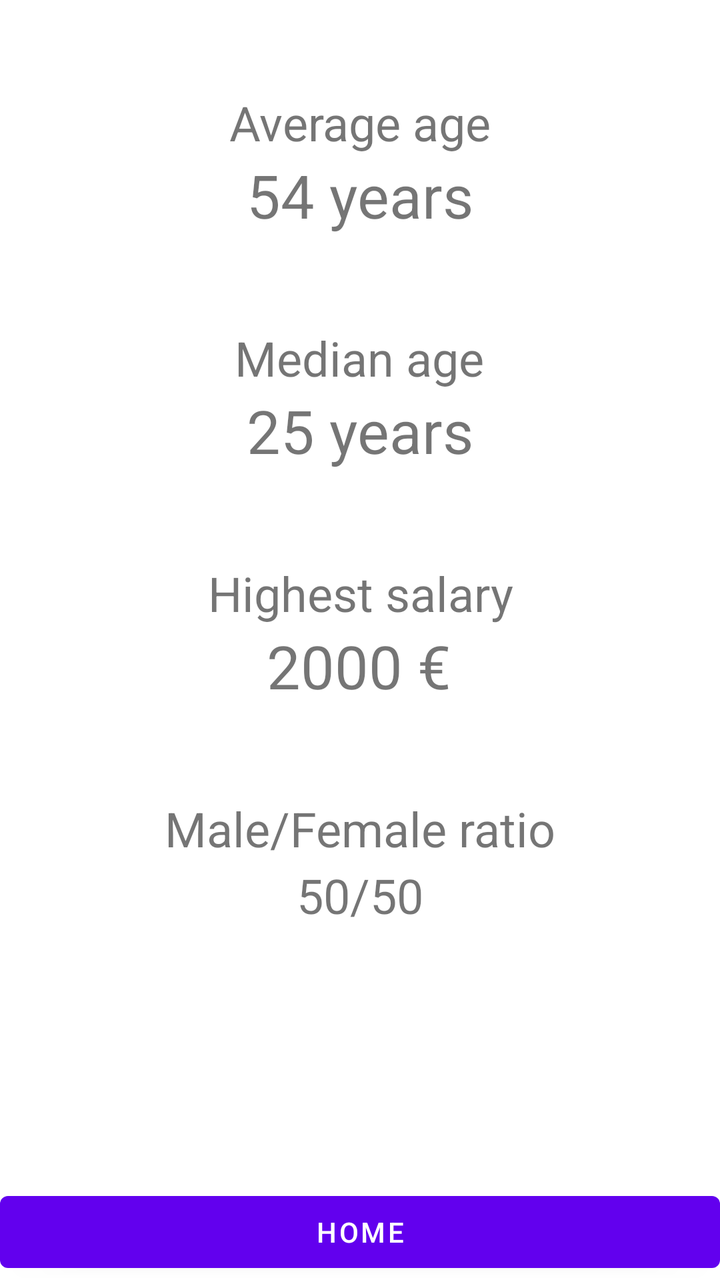
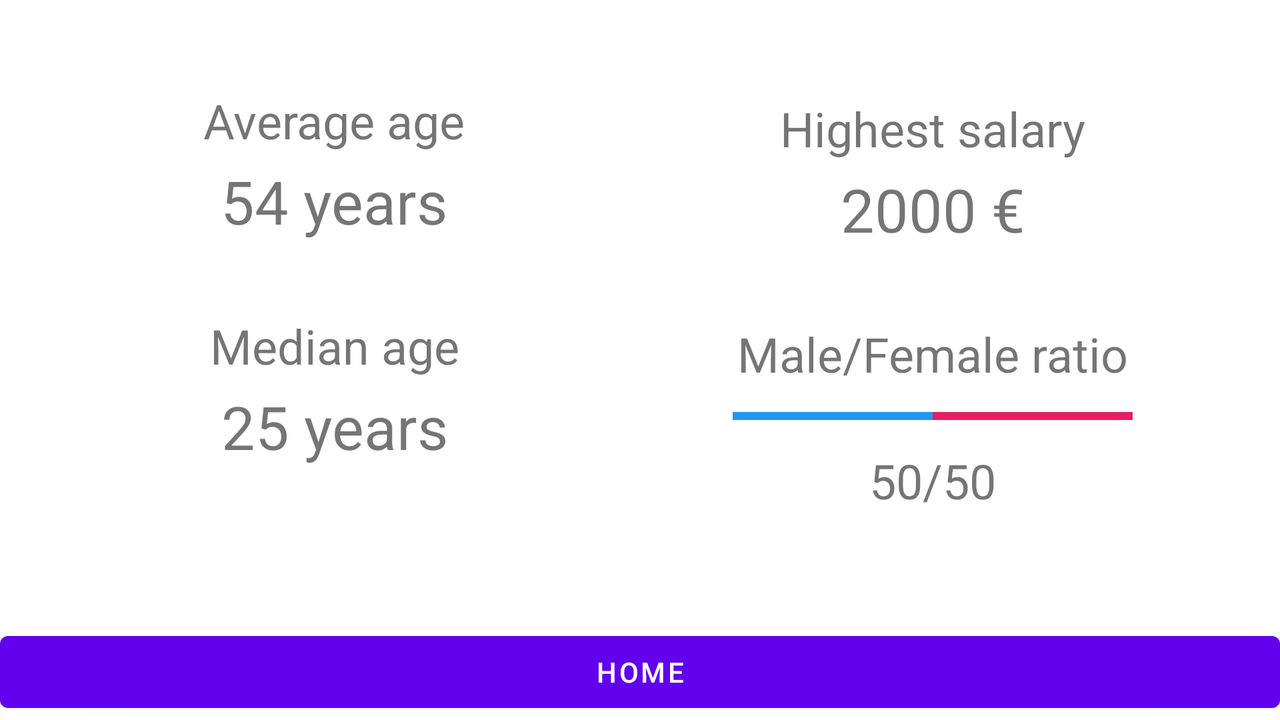

First picture: res/layout/ on a phone held upright. Second picture: the repository's own variant of that layout, on a device whose configuration matches the variant's folder. Source for both follows.
<!-- AndroidManifest.xml: application theme Theme.O7SkillTest -->
<!-- res/layout/activity_analytics.xml -->
<?xml version="1.0" encoding="utf-8"?>
<androidx.constraintlayout.widget.ConstraintLayout xmlns:android="http://schemas.android.com/apk/res/android"
    xmlns:app="http://schemas.android.com/apk/res-auto"
    xmlns:tools="http://schemas.android.com/tools"
    android:layout_width="match_parent"
    android:layout_height="match_parent">

    <TextView
        android:id="@+id/txt_avg_age_label"
        android:layout_width="wrap_content"
        android:layout_height="wrap_content"
        android:layout_marginTop="45dp"
        android:text="Average age"
        android:textSize="24sp"
        app:layout_constraintEnd_toEndOf="parent"
        app:layout_constraintHorizontal_bias="0.501"
        app:layout_constraintStart_toStartOf="parent"
        app:layout_constraintTop_toTopOf="parent" />

    <TextView
        android:id="@+id/txt_avg_age"
        android:layout_width="wrap_content"
        android:layout_height="wrap_content"
        android:text="54 years"
        android:textSize="30sp"
        app:layout_constraintEnd_toEndOf="parent"
        app:layout_constraintHorizontal_bias="0.501"
        app:layout_constraintStart_toStartOf="parent"
        app:layout_constraintTop_toBottomOf="@+id/txt_avg_age_label" />

    <TextView
        android:id="@+id/txt_med_age_label"
        android:layout_width="wrap_content"
        android:layout_height="wrap_content"
        android:layout_marginTop="45dp"
        android:text="Median age"
        android:textSize="24sp"
        app:layout_constraintEnd_toEndOf="parent"
        app:layout_constraintHorizontal_bias="0.498"
        app:layout_constraintStart_toStartOf="parent"
        app:layout_constraintTop_toBottomOf="@+id/txt_avg_age" />

    <TextView
        android:id="@+id/txt_med_age"
        android:layout_width="wrap_content"
        android:layout_height="wrap_content"
        android:text="25 years"
        android:textSize="30sp"
        app:layout_constraintEnd_toEndOf="parent"
        app:layout_constraintHorizontal_bias="0.501"
        app:layout_constraintStart_toStartOf="parent"
        app:layout_constraintTop_toBottomOf="@+id/txt_med_age_label" />

    <TextView
        android:id="@+id/txt_max_salary_label"
        android:layout_width="wrap_content"
        android:layout_height="wrap_content"
        android:layout_marginTop="45dp"
        android:text="Highest salary"
        android:textSize="24sp"
        app:layout_constraintEnd_toEndOf="parent"
        app:layout_constraintHorizontal_bias="0.501"
        app:layout_constraintStart_toStartOf="parent"
        app:layout_constraintTop_toBottomOf="@+id/txt_med_age" />

    <TextView
        android:id="@+id/txt_max_salary"
        android:layout_width="wrap_content"
        android:layout_height="wrap_content"
        android:text="2000 €"
        android:textSize="30sp"
        app:layout_constraintEnd_toEndOf="parent"
        app:layout_constraintHorizontal_bias="0.498"
        app:layout_constraintStart_toStartOf="parent"
        app:layout_constraintTop_toBottomOf="@+id/txt_max_salary_label" />

    <TextView
        android:id="@+id/txt_mf_ratio_label"
        android:layout_width="wrap_content"
        android:layout_height="wrap_content"
        android:layout_marginTop="45dp"
        android:text="Male/Female ratio"
        android:textSize="24sp"
        app:layout_constraintEnd_toEndOf="parent"
        app:layout_constraintHorizontal_bias="0.501"
        app:layout_constraintStart_toStartOf="parent"
        app:layout_constraintTop_toBottomOf="@+id/txt_max_salary" />

    <ProgressBar
        android:id="@+id/pb_mf_ratio"
        style="?android:attr/progressBarStyleHorizontal"
        android:layout_width="200dp"
        android:layout_height="30dp"
        android:progress="50"
        android:progressBackgroundTint="#E91E63"
        android:progressBackgroundTintMode="src_over"
        android:progressTint="#2196F3"
        android:visibility="gone"
        app:layout_constraintEnd_toEndOf="parent"
        app:layout_constraintHorizontal_bias="0.497"
        app:layout_constraintStart_toStartOf="parent"
        app:layout_constraintTop_toBottomOf="@+id/txt_mf_ratio_label" />

    <TextView
        android:id="@+id/txt_mf_ratio"
        android:layout_width="wrap_content"
        android:layout_height="wrap_content"
        android:layout_marginTop="1dp"
        android:text="50/50"
        android:textSize="24sp"
        app:layout_constraintEnd_toEndOf="parent"
        app:layout_constraintStart_toStartOf="parent"
        app:layout_constraintTop_toBottomOf="@+id/pb_mf_ratio" />

    <Button
        android:id="@+id/btn_home"
        android:layout_width="0dp"
        android:layout_height="wrap_content"
        android:text="Home"
        app:layout_constraintBottom_toBottomOf="parent"
        app:layout_constraintEnd_toEndOf="parent"
        app:layout_constraintHorizontal_bias="0.529"
        app:layout_constraintStart_toStartOf="parent" />

</androidx.constraintlayout.widget.ConstraintLayout>
<!-- resources referenced by this layout -->
<resources>
  <style name="Theme.O7SkillTest" parent="Theme.MaterialComponents.DayNight.DarkActionBar">
          
          <item name="colorPrimary">@color/purple_500</item>
          <item name="colorPrimaryVariant">@color/purple_700</item>
          <item name="colorOnPrimary">@color/white</item>
          
          <item name="colorSecondary">@color/teal_200</item>
          <item name="colorSecondaryVariant">@color/teal_700</item>
          <item name="colorOnSecondary">@color/black</item>
          
          <item name="android:statusBarColor" tools:targetApi="l">?attr/colorPrimaryVariant</item>
          
      </style>
</resources>
<!-- res/layout-land/activity_analytics.xml (the repository's variant of the layout above) -->
<!-- drawn on the phone turned sideways -->
<?xml version="1.0" encoding="utf-8"?>
<androidx.constraintlayout.widget.ConstraintLayout xmlns:android="http://schemas.android.com/apk/res/android"
    xmlns:app="http://schemas.android.com/apk/res-auto"
    xmlns:tools="http://schemas.android.com/tools"
    android:layout_width="match_parent"
    android:layout_height="match_parent">

    <TextView
        android:id="@+id/txt_avg_age_label"
        android:layout_width="wrap_content"
        android:layout_height="wrap_content"
        android:layout_marginTop="44dp"
        android:text="Average age"
        android:textSize="24sp"
        app:layout_constraintEnd_toEndOf="parent"
        app:layout_constraintHorizontal_bias="0.2"
        app:layout_constraintStart_toStartOf="parent"
        app:layout_constraintTop_toTopOf="parent" />

    <TextView
        android:id="@+id/txt_avg_age"
        android:layout_width="wrap_content"
        android:layout_height="wrap_content"
        android:layout_marginTop="4dp"
        android:text="54 years"
        android:textSize="30sp"
        app:layout_constraintEnd_toEndOf="@+id/txt_avg_age_label"
        app:layout_constraintStart_toStartOf="@+id/txt_avg_age_label"
        app:layout_constraintTop_toBottomOf="@+id/txt_avg_age_label" />

    <TextView
        android:id="@+id/txt_med_age_label"
        android:layout_width="wrap_content"
        android:layout_height="wrap_content"
        android:layout_marginTop="36dp"
        android:text="Median age"
        android:textSize="24sp"
        app:layout_constraintEnd_toEndOf="@+id/txt_avg_age_label"
        app:layout_constraintStart_toStartOf="@+id/txt_avg_age_label"
        app:layout_constraintTop_toBottomOf="@+id/txt_avg_age" />

    <TextView
        android:id="@+id/txt_med_age"
        android:layout_width="wrap_content"
        android:layout_height="wrap_content"
        android:layout_marginTop="4dp"
        android:text="25 years"
        android:textSize="30sp"
        app:layout_constraintEnd_toEndOf="@+id/txt_med_age_label"
        app:layout_constraintStart_toStartOf="@+id/txt_med_age_label"
        app:layout_constraintTop_toBottomOf="@+id/txt_med_age_label" />

    <TextView
        android:id="@+id/txt_max_salary_label"
        android:layout_width="wrap_content"
        android:layout_height="wrap_content"
        android:layout_marginTop="48dp"
        android:text="Highest salary"
        android:textSize="24sp"
        app:layout_constraintEnd_toEndOf="parent"
        app:layout_constraintHorizontal_bias="0.8"
        app:layout_constraintStart_toStartOf="parent"
        app:layout_constraintTop_toTopOf="parent" />

    <TextView
        android:id="@+id/txt_max_salary"
        android:layout_width="wrap_content"
        android:layout_height="wrap_content"
        android:layout_marginTop="4dp"
        android:text="2000 €"
        android:textSize="30sp"
        app:layout_constraintEnd_toEndOf="@+id/txt_max_salary_label"
        app:layout_constraintStart_toStartOf="@+id/txt_max_salary_label"
        app:layout_constraintTop_toBottomOf="@+id/txt_max_salary_label" />

    <TextView
        android:id="@+id/txt_mf_ratio_label"
        android:layout_width="wrap_content"
        android:layout_height="wrap_content"
        android:layout_marginTop="36dp"
        android:text="Male/Female ratio"
        android:textSize="24sp"
        app:layout_constraintEnd_toEndOf="@+id/txt_max_salary_label"
        app:layout_constraintStart_toStartOf="@+id/txt_max_salary_label"
        app:layout_constraintTop_toBottomOf="@+id/txt_max_salary" />

    <ProgressBar
        android:id="@+id/pb_mf_ratio"
        style="?android:attr/progressBarStyleHorizontal"
        android:layout_width="200dp"
        android:layout_height="30dp"
        android:progress="50"
        android:progressBackgroundTint="#E91E63"
        android:progressBackgroundTintMode="src_over"
        android:progressTint="#2196F3"
        android:visibility="visible"
        app:layout_constraintEnd_toEndOf="@+id/txt_mf_ratio_label"
        app:layout_constraintStart_toStartOf="@+id/txt_mf_ratio_label"
        app:layout_constraintTop_toBottomOf="@+id/txt_mf_ratio_label" />

    <TextView
        android:id="@+id/txt_mf_ratio"
        android:layout_width="wrap_content"
        android:layout_height="wrap_content"
        android:layout_marginTop="1dp"
        android:text="50/50"
        android:textSize="24sp"
        app:layout_constraintEnd_toEndOf="@+id/pb_mf_ratio"
        app:layout_constraintStart_toStartOf="@+id/pb_mf_ratio"
        app:layout_constraintTop_toBottomOf="@+id/pb_mf_ratio" />

    <Button
        android:id="@+id/btn_home"
        android:layout_width="0dp"
        android:layout_height="wrap_content"
        android:text="Home"
        app:layout_constraintBottom_toBottomOf="parent"
        app:layout_constraintEnd_toEndOf="parent"
        app:layout_constraintHorizontal_bias="0.529"
        app:layout_constraintStart_toStartOf="parent" />

</androidx.constraintlayout.widget.ConstraintLayout>
